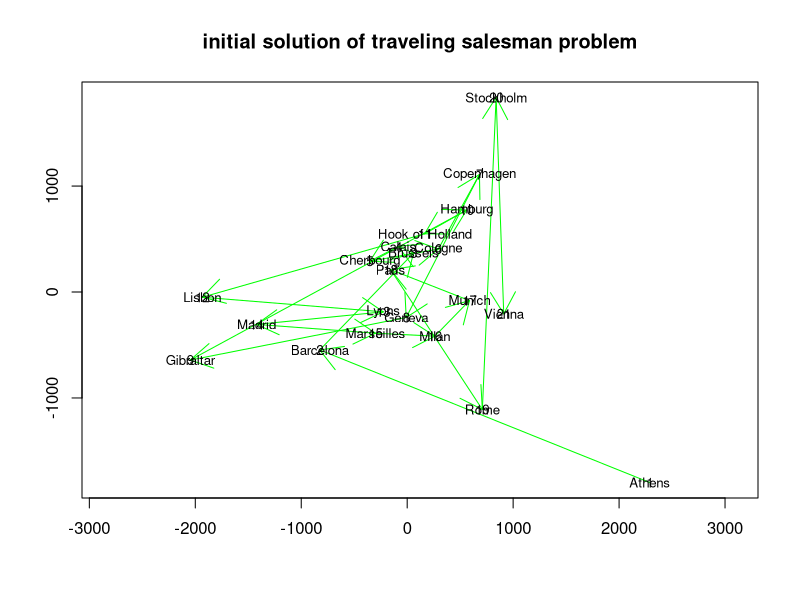
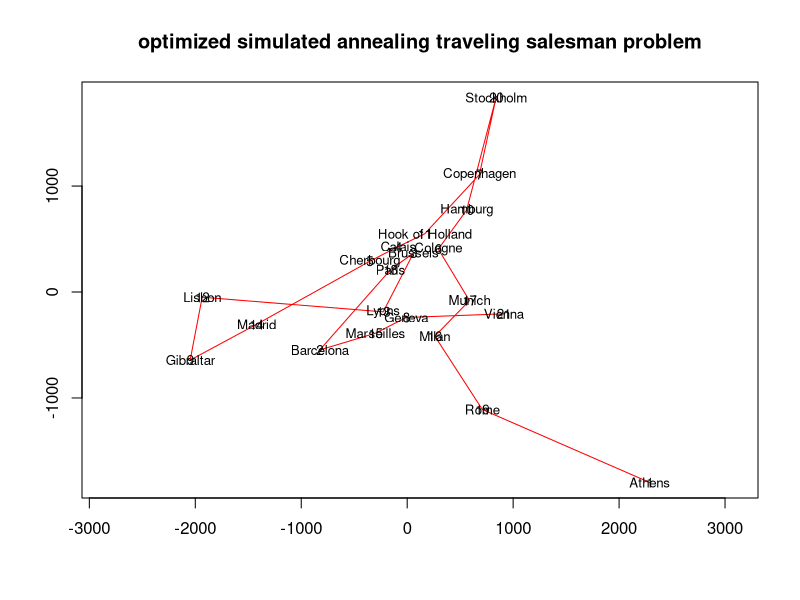
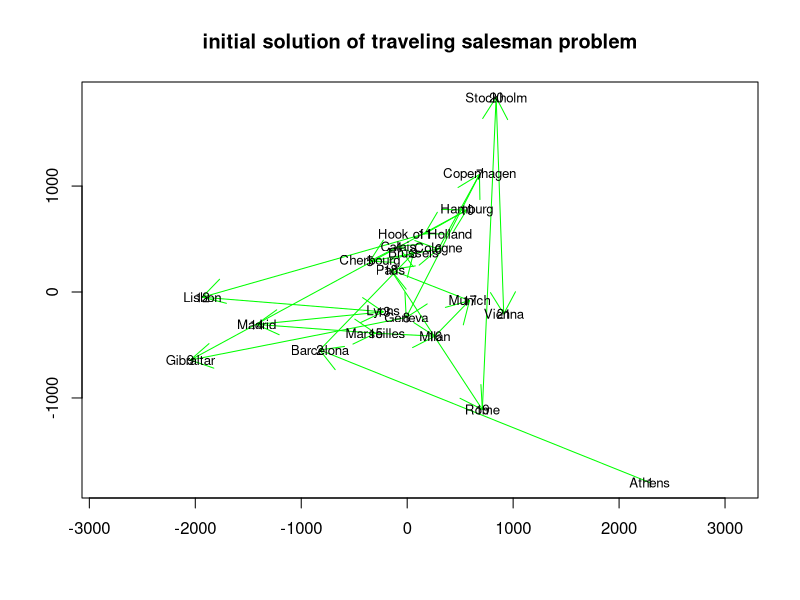
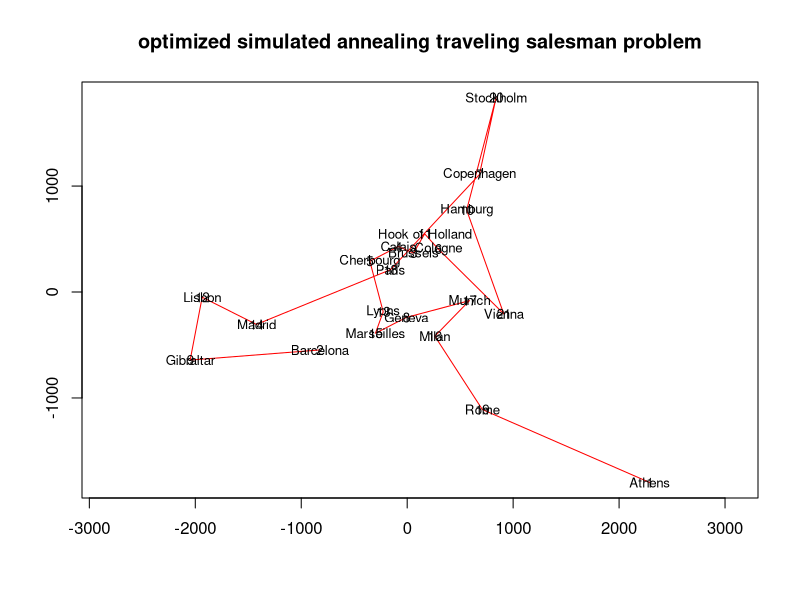
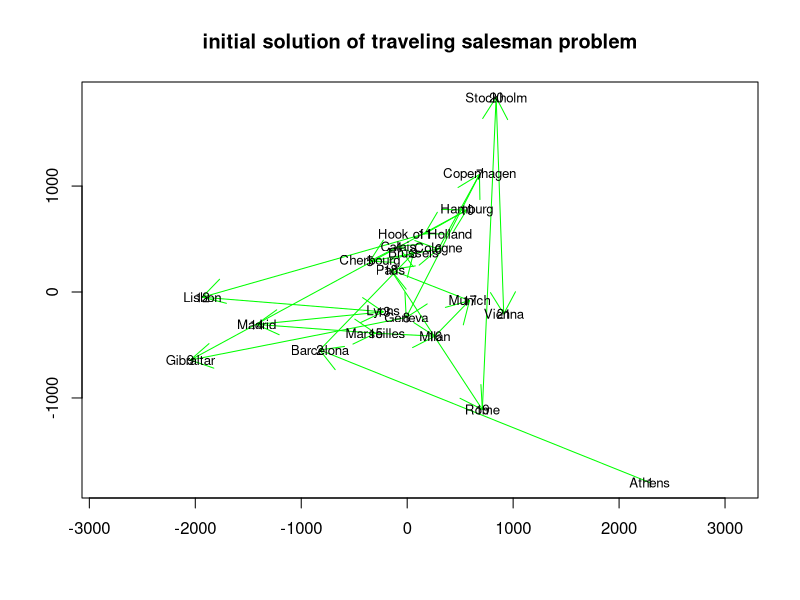
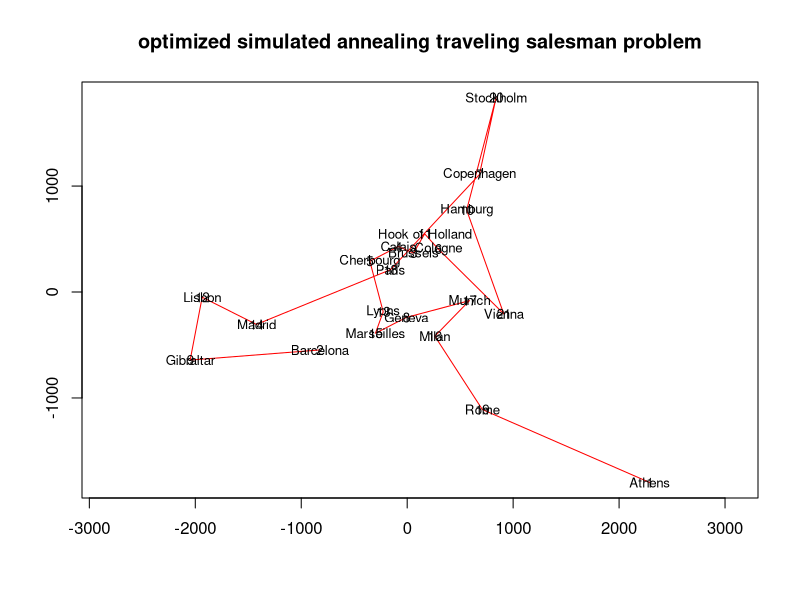
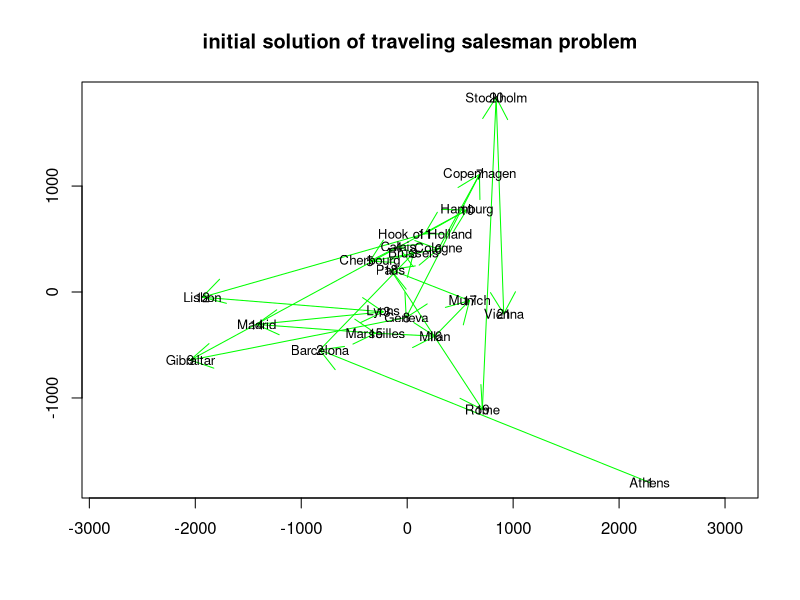
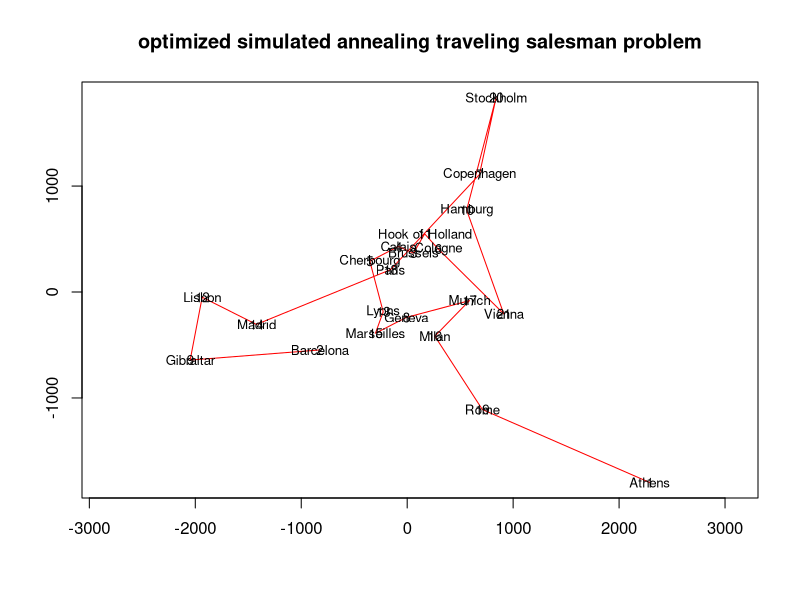

Here is the R script that generated these plots, in order:
## ---- chunk 1
CityDistMatx <- as.matrix(eurodist)
CityDistMatx
cities<-labels(eurodist)
cities

distance <- function(sq) 
{  # Target function
    sq2 <- (embed(sq, 2))
    
  return(as.numeric(sum((CityDistMatx[cbind(sq2[,2],sq2[,1])])^2)))
}
GenSeq <- function(sq) {  # Generate new candidate sequence
  idx <- seq(2, NROW(CityDistMatx)-1, by=1)
  ChangePoints <- sample(idx, size=2, replace=FALSE)
  tmp <- sq[ChangePoints[1]]
  sq[ChangePoints[1]] <- sq[ChangePoints[2]]
  sq[ChangePoints[2]] <- tmp
  return(as.numeric(sq))
}

initial.tour <- c(1,2:NROW(CityDistMatx),1)  
initial.tour

initial.d<-distance(initial.tour)
initial.d

for(i in 1:length(initial.tour))
{
  print(cities[initial.tour[i]])  
} 

set.seed(333)
res <- optim(initial.tour, distance, GenSeq, method = "SANN",
             control = list(maxit = 30000, temp = 2000, trace = TRUE,
                            REPORT = 500))

res
final.tour<-res$par
final.tour

final.d<-16507
final.d

initial.d

final.d/initial.d
cities.xy <- cmdscale(eurodist)
cities.xy
rx <- range(x <- cities.xy[,1])
ry <- range(y <- -cities.xy[,2])

s <-head(initial.tour, -1)
s

plot(x, y, type="n", asp=1, xlab="", ylab="", main="initial solution of traveling salesman problem")
arrows(x[s], y[s], x[s+1], y[s+1], col="green")
text(x, y, labels(cities), cex=0.8)
text(x, y, labels(eurodist), cex=0.8)

s <-head(final.tour, -1)
s
df = data.frame(x[s],y[s])
df

plot(x, y, type="n", asp=1, xlab="", ylab="", main="optimized simulated annealing traveling salesman problem")
lines(df$x, df$y, col="red")
text(x, y, labels(cities), cex=0.8)
text(x, y, labels(eurodist), cex=0.8)


## ---- chunk 2

plotPath<-function(sam){
  CityDistMatx <- as.matrix(eurodist)
CityDistMatx
cities<-labels(eurodist)
cities

distance <- function(sq) 
{  # Target function
    sq2 <- (embed(sq, 2))
    
  return(as.numeric(sum((CityDistMatx[cbind(sq2[,2],sq2[,1])])^2)))
}
GenSeq <- function(sq) {  # Generate new candidate sequence
  idx <- seq(2, NROW(CityDistMatx)-1, by=1)
  ChangePoints <- sample(idx, size=2, replace=FALSE)
  tmp <- sq[ChangePoints[1]]
  sq[ChangePoints[1]] <- sq[ChangePoints[2]]
  sq[ChangePoints[2]] <- tmp
  return(as.numeric(sq))
}

initial.tour <- c(1,sam,1)  
initial.tour

initial.d<-distance(initial.tour)
initial.d

for(i in 1:length(initial.tour))
{
  print(cities[initial.tour[i]])  
} 

set.seed(333)
res <- optim(initial.tour, distance, GenSeq, method = "SANN",
             control = list(maxit = 30000, temp = 2000, trace = TRUE,
                            REPORT = 500))

res
final.tour<-res$par
final.tour

final.d<-16507
final.d

initial.d

final.d/initial.d
cities.xy <- cmdscale(eurodist)
cities.xy
rx <- range(x <- cities.xy[,1])
ry <- range(y <- -cities.xy[,2])

s <-head(initial.tour, -1)
s

plot(x, y, type="n", asp=1, xlab="", ylab="", main="initial solution of traveling salesman problem")
arrows(x[s], y[s], x[s+1], y[s+1], col="green")
text(x, y, labels(cities), cex=0.8)
text(x, y, labels(eurodist), cex=0.8)

s <-head(final.tour, -1)
s
df = data.frame(x[s],y[s])
df

plot(x, y, type="n", asp=1, xlab="", ylab="", main="optimized simulated annealing traveling salesman problem")
lines(df$x, df$y, col="red")
text(x, y, labels(cities), cex=0.8)
text(x, y, labels(eurodist), cex=0.8)

}

sam <- sample(2:NROW(CityDistMatx))
plotPath(sam)
sam <- sample(2:NROW(CityDistMatx))
plotPath(sam)
sam <- sample(2:NROW(CityDistMatx))
plotPath(sam)
